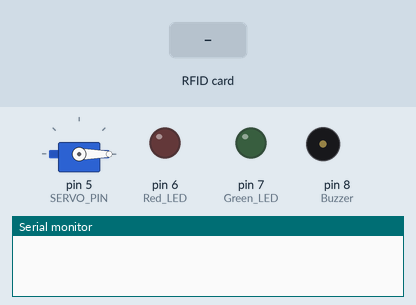
Simulated run of this sketch. Board: Arduino Uno, built with avr-gcc and run on an emulated ATmega328P. On the bench: servo, output pins drawn as LEDs (lit = HIGH), buzzer (waves = sounding, pin HIGH), the last lines printed to the serial monitor. Dashed ring = blinking. Inputs (shaded band) come from the test bench. Pins used as bus, display or sensor lines are not drawn.

Above: at 1.2 s.
1.3 s: RFID card 5E 7A 19 C4 held to the reader
At 3.7 s:
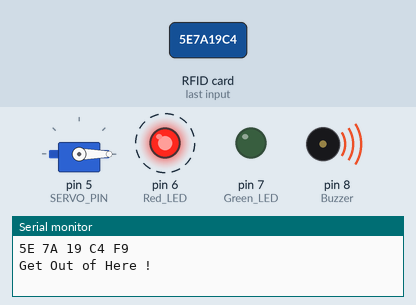
Timing chart, 0 to 10.3 s (numbered marks = the images above; inputs shaded):
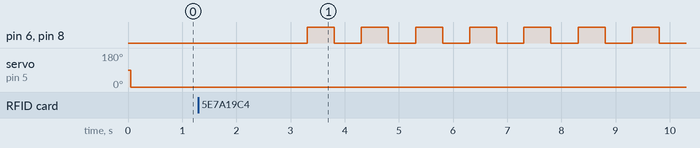

The sketch:

RFID_Arduino.ino
```cpp
//RFID Based door automatic management system
//Arduino will read RFID Tag and Display To the Serial Monitor!
//Include sections
#include <RFID.h>
#include <SPI.h>
#include <LiquidCrystal.h>
#include <Servo.h>
//Define Component to Arduino Pins
#define SS_PIN 10
#define RST_PIN 9
#define SERVO_PIN 5
#define Red_LED 6
#define Green_LED 7
#define Buzzer 8
//initialize the library with the numbers of the interface pins
//LiquidCrystal lcd(A0, A1, A2, A3, A4, A5);
Servo DoorLock;
RFID rfid(SS_PIN, RST_PIN );

//Unique ID of RFID Tag, which you want to give access.
int My_RFID_Tag[5] = {0x58,0x76,0x17,0x10,0x29};
//variable to hold your Access_card
boolean My_Card = false;
void setup()
{
  pinMode(Red_LED,OUTPUT);
  pinMode(Green_LED,OUTPUT);
  pinMode(Buzzer,OUTPUT);

  //Servo Connnected to pin Digital Pin 5
  DoorLock.attach(SERVO_PIN);
  //open the serial port at 9600 baudrate.
  Serial.begin(9600);
  //Initialise the LCD to 16x2 Character Format
  //lcd.begin(16,2);
  //Initialise Servo and RFID
  SPI.begin();
  rfid.init();
}
void loop()
{
  //First Assume detected card(Or tag) is My_Card,
  //Then later we will check is it My_Card or not!
  My_Card = true;
  DoorLock.write(0); //Servo at 0 Position, Door is Closed.
  //lcd.clear();
  //lcd.print("Robodia Technology");
  //lcd.setCursor(0,1);
  //lcd.print("Team_A project");
   //Check if any RFID Tags Detected or not?
  if( rfid.isCard() )
  {
   //if RFID Tag is detected, check for the Unique ID,
      //and print it on the Serial Window
      if( rfid.readCardSerial() )
      {
          //lcd.clear();
          //lcd.print("UNIQUE ID is:- ");
          delay(500);
          //lcd.setCursor(0,1); //Set LCD Cursor to Second Row, First Character
          //Unique id is 5 Digit Number.
          //Printing in HEX for better Understanding
          for( int i = 0; i < 5; i++ )
          {
              Serial.print(rfid.serNum[i], HEX);
              Serial.print(" ");
              //lcd.print(rfid.serNum[i],HEX);
              //lcd.print(" ");
          }
          delay(500);
          //Compare this RFID Tag Unique ID with your My_RFID_Tag's Unique ID
          for(int i = 0; i < 5; i++)
          {
              //if any one Unique ID Digit is not matching,
              //then make My_Card = false and come out from loop
              //No need to check all the digit!
              if( My_RFID_Tag[i] != rfid.serNum[i] )
              {
                My_Card = false;
                break;
              }
          }
          Serial.println();
          delay(1000);

          //If RFID Tag is My_Card then give access to enter into room
          //else dont open the door.
          if(My_Card)
          {
            Serial.println("\nWelcome To Your Room, Robodia!");
            //lcd.clear();
            //lcd.print("Welcome to Your");
            //lcd.setCursor(0,1);
            //lcd.print("Room, Robodia!");
            delay(2000);

            //Turn on the Green LED as an indication of permission is given
            //to access the room.
            digitalWrite(Green_LED,HIGH);
            delay(1000);

            //Now, Open the Door with the help of Servo Motor
            DoorLock.write(180);
            delay(200);
            //lcd.clear();
            //lcd.print("Door is Open");
            //lcd.setCursor(0,1);
            //lcd.print("Now!");
            delay(2000);
            //lcd.clear();
            //Give 10 Sec delay to enter into room
            //After that door will again closed!
            for(int i = 10; i > 0; i--)
            {
              //lcd.print("Door will close");
              //lcd.setCursor(0,1);
              //lcd.print("in ");
              //lcd.print(i);
              //lcd.print(" Sec.HurryUp!");
              delay(1000);
              //lcd.clear();
            }
            //Now,Door is closed and Green LED is Turned-Off.
            DoorLock.write(0);
            digitalWrite(Green_LED,LOW);
            delay(200);
            //lcd.clear();
            //lcd.print("Door is Close");
            //lcd.setCursor(0,1);
            //lcd.print("Now!");
            delay(2000);
          }// If RFID Tag is not My_Card then
          // Do not open the Door and
          //Turn-On Red LED and Buzzer as an indication of Warning:
          //Somebody else is trying to enter into your room.
          else
          {
            Serial.println("\nGet Out of Here !");
            //lcd.clear();
            //lcd.print("Card isNOT FOUND!");
            //lcd.setCursor(0,1);
            //lcd.print("Get Out of Here!");
          for(int i = 0; i < 7; i++)
            {
              digitalWrite(Buzzer, HIGH);
              digitalWrite(Red_LED,HIGH);
              delay(500);
              digitalWrite(Buzzer, LOW);
              digitalWrite(Red_LED,LOW);
              delay(500);
            }
            delay(1000);
          }
  }
  }
//Put RFID Reader into Halt, untill it not detects any RFID Tag.
  rfid.halt();
}
```

Measured:
- after the input at 1.3 s, pin 6 (Red_LED), pin 8 (Buzzer): alternates HIGH for 0.50 s and LOW for 0.50 s, starting after 2.0 s
